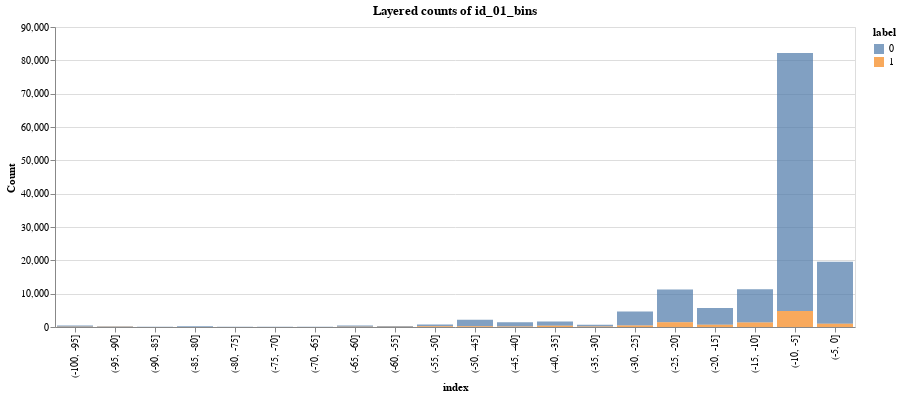

The notebook cell saved with this chart:
### Code cell
compare_bins_hist_isfraud(X, 'id_01_bins', width=800)

### Figure 1 — Vega-Lite specification as saved in the notebook (floating-point values rounded to 4 significant figures)
{"$schema": "https://vega.github.io/schema/vega-lite/v3.3.0.json", "config": {"mark": {"tooltip": null}, "view": {"height": 300, "width": 400}}, "data": {"name": "data-6182c9ecdd4bc97dcd95fab24873c6cd"}, "datasets": {"data-6182c9ecdd4bc97dcd95fab24873c6cd": [{"count": 341, "index": "(-100, -95]", "label": 0}, {"count": 92, "index": "(-100, -95]", "label": 1}, {"count": 179, "index": "(-95, -90]", "label": 0}, {"count": 38, "index": "(-95, -90]", "label": 1}, {"count": 85, "index": "(-90, -85]", "label": 0}, {"count": 11, "index": "(-90, -85]", "label": 1}, {"count": 210, "index": "(-85, -80]", "label": 0}, {"count": 11, "index": "(-85, -80]", "label": 1}, {"count": 76, "index": "(-80, -75]", "label": 0}, {"count": 8, "index": "(-80, -75]", "label": 1}, {"count": 80, "index": "(-75, -70]", "label": 0}, {"count": 20, "index": "(-75, -70]", "label": 1}, {"count": 80, "index": "(-70, -65]", "label": 0}, {"count": 13, "index": "(-70, -65]", "label": 1}, {"count": 363, "index": "(-65, -60]", "label": 0}, {"count": 56, "index": "(-65, -60]", "label": 1}, {"count": 276, "index": "(-60, -55]", "label": 0}, {"count": 48, "index": "(-60, -55]", "label": 1}, {"count": 489, "index": "(-55, -50]", "label": 0}, {"count": 225, "index": "(-55, -50]", "label": 1}, {"count": 1905, "index": "(-50, -45]", "label": 0}, {"count": 242, "index": "(-50, -45]", "label": 1}, {"count": 1244, "index": "(-45, -40]", "label": 0}, {"count": 146, "index": "(-45, -40]", "label": 1}, {"count": 1260, "index": "(-40, -35]", "label": 0}, {"count": 370, "index": "(-40, -35]", "label": 1}, {"count": 539, "index": "(-35, -30]", "label": 0}, {"count": 155, "index": "(-35, -30]", "label": 1}, {"count": 4194, "index": "(-30, -25]", "label": 0}, {"count": 446, "index": "(-30, -25]", "label": 1}, {"count": 9826, "index": "(-25, -20]", "label": 0}, {"count": 1408, "index": "(-25, -20]", "label": 1}, {"count": 5055, "index": "(-20, -15]", "label": 0}, {"count": 673, "index": "(-20, -15]", "label": 1}, {"count": 9950, "index": "(-15, -10]", "label": 0}, {"count": 1351, "index": "(-15, -10]", "label": 1}, {"count": 77436, "index": "(-10, -5]", "label": 0}, {"count": 4765, "index": "(-10, -5]", "label": 1}, {"count": 18582, "index": "(-5, 0]", "label": 0}, {"count": 973, "index": "(-5, 0]", "label": 1}]}, "encoding": {"color": {"field": "label", "type": "nominal"}, "tooltip": [{"field": "index", "type": "nominal"}, {"field": "count", "type": "quantitative"}, {"field": "label", "type": "quantitative"}], "x": {"axis": {"title": "index"}, "field": "index", "sort": null, "type": "nominal"}, "y": {"axis": {"title": "Count"}, "field": "count", "type": "quantitative"}}, "mark": {"opacity": 0.7, "type": "bar"}, "title": "Layered counts of id_01_bins", "width": 800}
